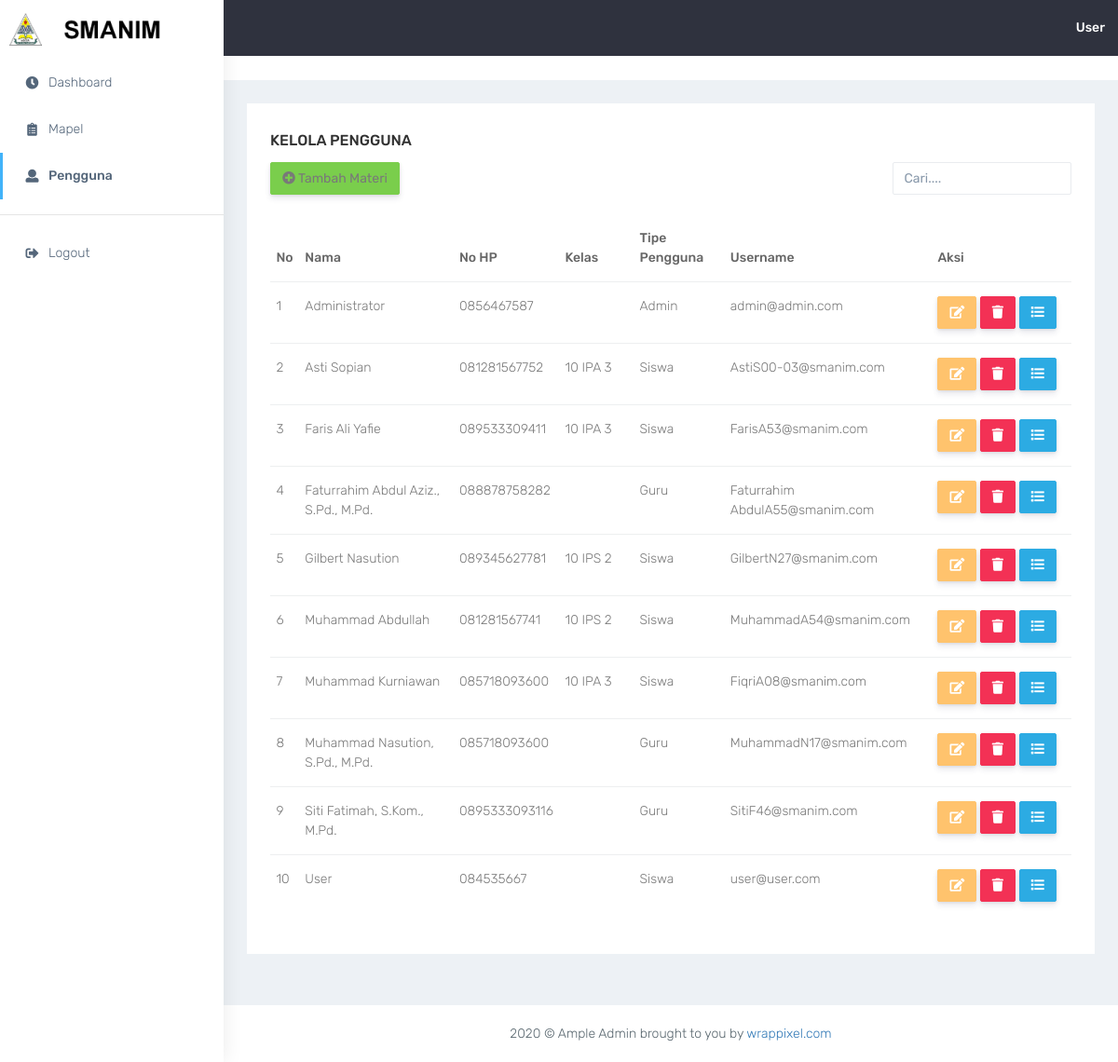
/admin/pengguna.php (signed in), run on the app's committed database.
### tables this page shows
CREATE TABLE `tbl_user` (
  `id_user` int(11) NOT NULL,
  `id_kelas` int(11) DEFAULT NULL,
  `nama` varchar(100) NOT NULL,
  `jenkel` enum('L','P') NOT NULL,
  `tgl_lahir` date NOT NULL,
  `telp` varchar(13) NOT NULL,
  `username` varchar(100) NOT NULL,
  `password` varchar(100) NOT NULL,
  `akses` enum('usr','gur','adm') NOT NULL
);

CREATE TABLE `tbl_kelas` (
  `id_kelas` int(11) NOT NULL,
  `tingkat` char(2) NOT NULL,
  `jurusan` enum('ipa','ips') NOT NULL,
  `kelas` char(2) NOT NULL
);

### admin/pengguna.php (the view, shortened to what this page needs)
<?php
  require_once('navbar.php');
?>
<div class="container-fluid">
    <div class="row">
        <div class="col-sm-12">
            <div class="white-box">
                <h3 class="box-title">Kelola Pengguna</h3>
                <div class="row">
                    <div class="col-lg-9">
                        <a href="tambah-pengguna.php" class="btn btn-success"><i class="fa fa-plus-circle"></i> Tambah Materi</a>
                        <br><br>
                    </div>
                    <div class="col-lg-3">
                        <form>
                            <div class="form-group">
                            <input type="text" class="form-control" id="exampleInputEmail1" aria-describedby="emailHelp" placeholder="Cari....">
                            </div>
                        </form>
                    </div>
                </div>
                <div class="table-responsive">
                    <table class="table">
                        <thead>
                            <tr>
                                <th class="border-top-0">No</th>
                                <th class="border-top-0">Nama</th>
                                <th class="border-top-0">No HP</th>
                                <th class="border-top-0" width="80px">Kelas</th>
                                <th class="border-top-0">Tipe Pengguna</th>
                                <th class="border-top-0">Username</th>
                                <th class="border-top-0" width="150px">Aksi</th>
                            </tr>
                        </thead>
                        <tbody>
                          <?php
                            $no = 1;
                            $sql = mysqli_query($con,'SELECT * FROM tbl_user a LEFT JOIN tbl_kelas b ON b.id_kelas = a.id_kelas ORDER BY a.nama ASC');
                            while($data = mysqli_fetch_array($sql)){
                          ?>
                            <tr>
                                <td><?= $no ;?></td>
                                <td><?= $data['nama'] ;?></td>
                                <td><?= $data['telp'] ;?></td>
                                <td><?php echo $data['tingkat']." ".strtoupper($data['jurusan'])." ".$data['kelas']; ?></td>
                                <td><?php  if($data['akses']=='adm') { echo "Admin";} elseif($data['akses']=='gur') { echo "Guru";} else { echo "Siswa";} ?></td>
                                <td><?= $data['username'] ;?></td>
                                <td width="150px">
                                    <a href="edit-pengguna.php?id=<?= $data['id_user'] ?>" class="btn btn-warning">
                                        <i class="fas fa-edit"></i>
                                    </a>
                                    <a href="del-pengguna.php?id=<?= $data['id_user'] ?>" class="btn btn-danger" onclick="return confirm('Apakah Anda Yakin?');">
                                        <i class="fas fa-trash"></i>
                                    </a>
                                    <a href="detail-pengguna.php?id=<?= $data['id_user'] ;?>" class="btn btn-info">
                                        <i class="fas fa-list"></i>
                                    </a>
                                </td>
                            </tr>
                            <?php $no++; } ?>
                        </tbody>
                    </table>
                </div>
            </div>
        </div>
    </div>
</div>
<?php require_once('footer.php');?>

### data on the page
tbl_user: nama "Administrator", telp "0856467587", akses "Admin", username "admin@admin.com"
tbl_user: nama "Asti Sopian", telp "081281567752", id_kelas.tingkat "10", id_kelas.jurusan "IPA", id_kelas.kelas "3", akses "Siswa", username "AstiS00-03@smanim.com"
tbl_user: nama "Faris Ali Yafie", telp "089533309411", id_kelas.tingkat "10", id_kelas.jurusan "IPA", id_kelas.kelas "3", akses "Siswa", username "FarisA53@smanim.com"
tbl_user: nama "Faturrahim Abdul Aziz., S.Pd., M.Pd.", telp "088878758282", akses "Guru", username "Faturrahim AbdulA55@smanim.com"
tbl_user: nama "Gilbert Nasution", telp "089345627781", id_kelas.tingkat "10", id_kelas.jurusan "IPS", id_kelas.kelas "2", akses "Siswa", username "GilbertN27@smanim.com"
tbl_user: nama "Muhammad Abdullah", telp "081281567741", id_kelas.tingkat "10", id_kelas.jurusan "IPS", id_kelas.kelas "2", akses "Siswa", username "MuhammadA54@smanim.com"
tbl_user: nama "Muhammad Kurniawan", telp "085718093600", id_kelas.tingkat "10", id_kelas.jurusan "IPA", id_kelas.kelas "3", akses "Siswa", username "FiqriA08@smanim.com"
tbl_user: nama "Muhammad Nasution, S.Pd., M.Pd.", telp "085718093600", akses "Guru", username "MuhammadN17@smanim.com"
tbl_user: nama "Siti Fatimah, S.Kom., M.Pd.", telp "0895333093116", akses "Guru", username "SitiF46@smanim.com"
tbl_user: nama "User", telp "084535667", akses "Siswa", username "user@user.com"

### other printed values
$namau "User"
